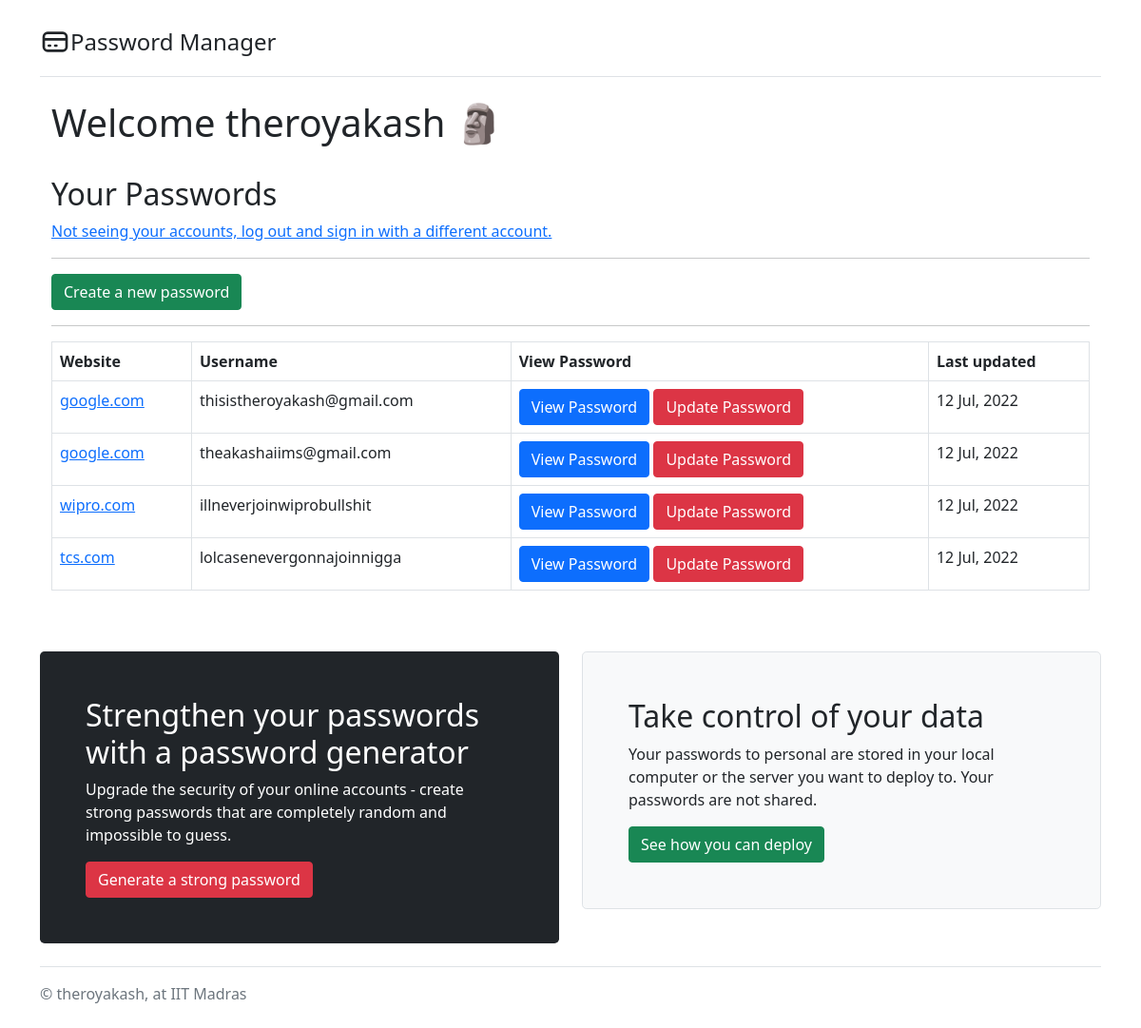
/vault (signed in), run on an earlier commit of the app's database.
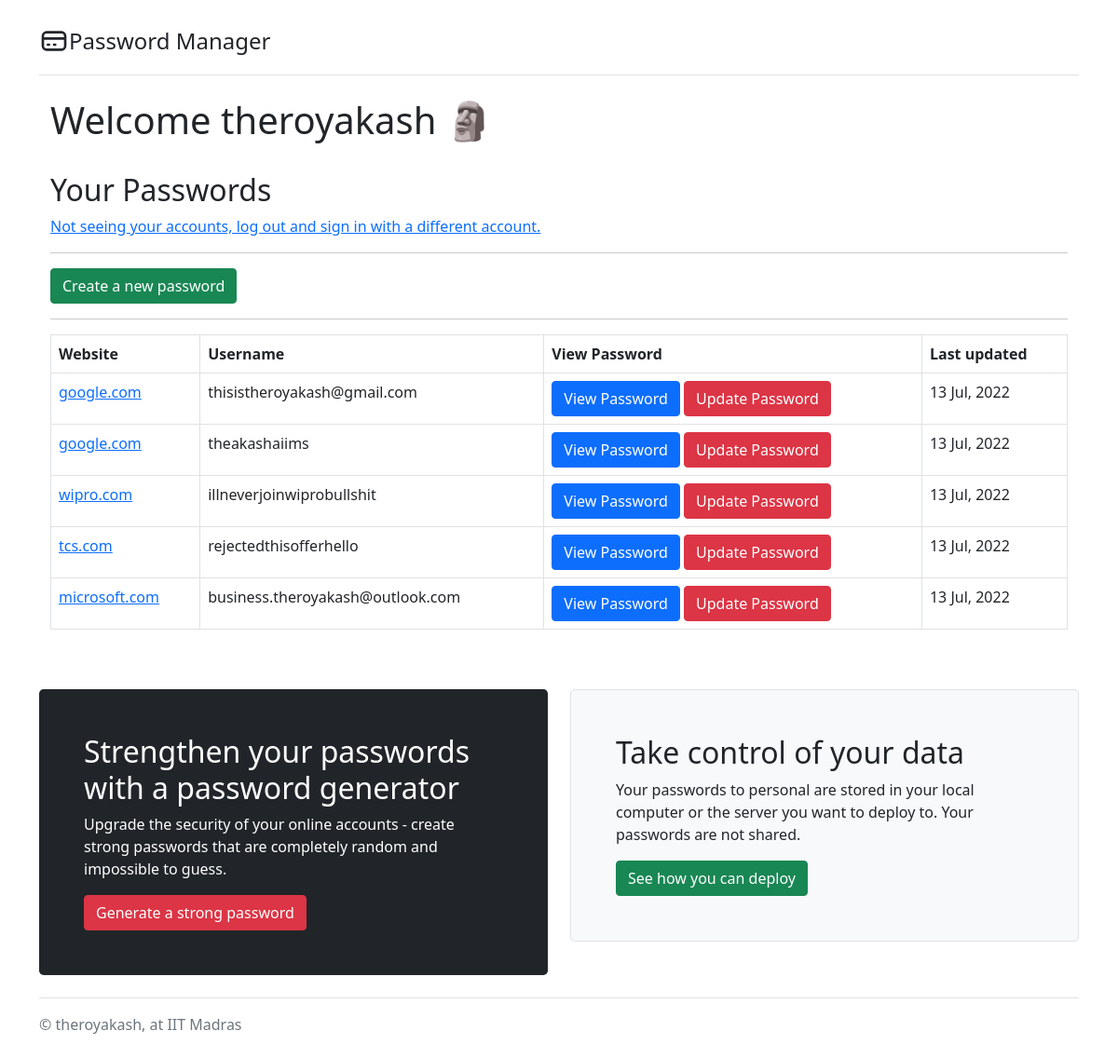
And on a later commit of the database.
### tables this page shows
CREATE TABLE "passwords" (
            "id"	INTEGER PRIMARY KEY AUTOINCREMENT,
            "website"	TEXT NOT NULL,
            "username"	TEXT NOT NULL,
            "password"	TEXT,
            "last_updated"	TEXT,
            "userid" INTEGER
        );

### main.py (the view)
@app.route("/vault", methods=["GET"])
@login_required
def vault():
    username:str = session.get('username')
    currentlySignedUserID = session.get('userid')
    passwords = database.get_all_passwords(currentlySignedUserID)
    return render_template("vault.html", username=username, passwords=passwords)

### database.py (called while the page is built)
def get_all_passwords(currentlySignedUserID:int):
    connection = sqlite3.connect(f"{HERE}/db/database.db")
    cursor = connection.cursor()
    with connection:
        cursor.execute(f"SELECT * FROM passwords where userid={currentlySignedUserID}")
    fetched_data = cursor.fetchall()
    return fetched_data

### loginrequired.py (called while the page is built)
def login_required(f):
    @wraps(f)
    def decorated_function(*args, **kwargs):
        if session.get("username") is None:
            return redirect("/login")
        return f(*args, **kwargs)
    return decorated_function

### main.py (called while the page is built)
@app.after_request
def after_request(response):
    response.headers["Cache-Control"] = "no-cache, no-store, must-revalidate"
    response.headers["Expires"] = 0
    response.headers["Pragma"] = "no-cache"
    return response

### templates/vault.html (shortened to what this page needs)
{% extends "base.html" %}
{% block body %}
<main>
    <div class="container p-10">
        <h1>Welcome {{username}} 🗿</h1>
        <br>
        <h2>Your Passwords</h2>
        <a href="/logout">Not seeing your accounts, log out and sign in with a different account.</a>
        <hr>
        <button type="button" class="btn btn-success" data-bs-toggle="modal" data-bs-target="#addApassword">Create a new
            password</button>
        <br>
        <hr>
        <table class="table table-bordered">
            <thead>
                <tr>
                    <th scope="col">Website</th>
                    <th scope="col">Username</th>
                    <th scope="col">View Password</th>
                    <th scope="col">Last updated</th>
                </tr>
            </thead>
            <tbody>
                {%for password in passwords%}
                <tr>
                    <td><a href="https://www.{{password[1]}}">{{password[1]}}</td>
                    <td>{{password[2]}}</td>
                    <td><button type="button" class="btn btn-primary" data-bs-toggle="modal"
                            data-bs-target="#mymodal{{password[0]}}">
                            View Password</button>
                        </button> <button data-bs-toggle="modal" data-bs-target="#updatePassword{{password[0]}}"
                            class="btn btn-danger">Update Password</button></td>
                    <td>{{password[4]}}</td>
                </tr>
                {%endfor%}
            </tbody>
        </table>
    </div>
</main>
{% endblock %}

### templates/base.html (shortened to what this page needs)
<!doctype html>
<html lang="en" class="h-100">
<head>
  <link href="https://cdn.jsdelivr.net/npm/bootstrap@5.0.2/dist/css/bootstrap.min.css" rel="stylesheet"
>
</head>
<body>
  <main>
    <div class="container py-4">
      <header class="pb-3 mb-4 border-bottom">
        <a href="/" class="d-flex align-items-center text-dark text-decoration-none">
          <svg xmlns="http://www.w3.org/2000/svg" height="40" width="32" fill="none" viewBox="0 0 24 24" stroke="currentColor" stroke-width="2">
            <path stroke-linecap="round" stroke-linejoin="round" d="M3 10h18M7 15h1m4 0h1m-7 4h12a3 3 0 003-3V8a3 3 0 00-3-3H6a3 3 0 00-3 3v8a3 3 0 003 3z" />
          </svg>
          <span class="fs-4">Password Manager</span>
        </a>
      </header>
      {% block body %}{% endblock %}
      <br><br>
      <div class="row align-items-md-stretch">
        <div class="col-md-6">
          <div class="h-100 p-5 text-white bg-dark rounded-3">
            <h2>Strengthen your passwords with a password generator</h2>
            <p>Upgrade the security of your online accounts - create strong passwords that are completely random and impossible to guess.</p>
            <a class="btn btn-danger">Generate a strong password</a>
          </div>
        </div>
        <div class="col-md-6">
          <div class="p-5 bg-light border rounded-3">
            <h2>Take control of your data</h2>
            <p>Your passwords to personal are stored in your local computer or the server you want to deploy to. Your passwords are not shared.</p>
            <a class="btn btn-success">See how you can deploy</a>
          </div>
        </div>
      </div>
      <footer class="pt-3 mt-4 text-muted border-top">
        &copy; theroyakash, at IIT Madras
      </footer>
    </div>
  </main>
</html>

What changed in the data, as far as the page shows it:
changed passwords "thisistheroyakash@gmail.com": last_updated "12 Jul, 2022" → "13 Jul, 2022"
changed passwords: username "theakashaiims@gmail.com" → "theakashaiims"; last_updated "12 Jul, 2022" → "13 Jul, 2022"
changed passwords "wipro.com": last_updated "12 Jul, 2022" → "13 Jul, 2022"
changed passwords "tcs.com": username "lolcasenevergonnajoinnigga" → "rejectedthisofferhello"; last_updated "12 Jul, 2022" → "13 Jul, 2022"
added passwords: website "microsoft.com", username "business.theroyakash@outlook.com", last_updated "13 Jul, 2022"
